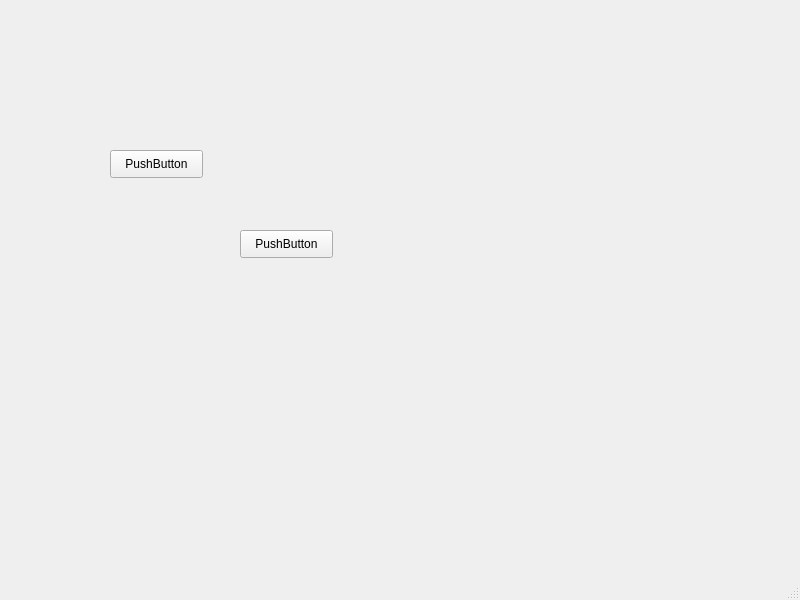
<?xml version="1.0" encoding="UTF-8"?>
<ui version="4.0">
 <class>SubWindow</class>
 <widget class="QMainWindow" name="SubWindow">
  <property name="geometry">
   <rect>
    <x>0</x>
    <y>0</y>
    <width>800</width>
    <height>600</height>
   </rect>
  </property>
  <property name="windowTitle">
   <string>MainWindow</string>
  </property>
  <widget class="QWidget" name="centralwidget">
   <widget class="QPushButton" name="pushButton">
    <property name="geometry">
     <rect>
      <x>110</x>
      <y>150</y>
      <width>93</width>
      <height>28</height>
     </rect>
    </property>
    <property name="text">
     <string>PushButton</string>
    </property>
   </widget>
   <widget class="QPushButton" name="pushButton_2">
    <property name="geometry">
     <rect>
      <x>240</x>
      <y>230</y>
      <width>93</width>
      <height>28</height>
     </rect>
    </property>
    <property name="text">
     <string>PushButton</string>
    </property>
   </widget>
  </widget>
  <widget class="QMenuBar" name="menubar">
   <property name="geometry">
    <rect>
     <x>0</x>
     <y>0</y>
     <width>800</width>
     <height>26</height>
    </rect>
   </property>
  </widget>
  <widget class="QStatusBar" name="statusbar"/>
 </widget>
 <resources/>
 <connections/>
</ui>
